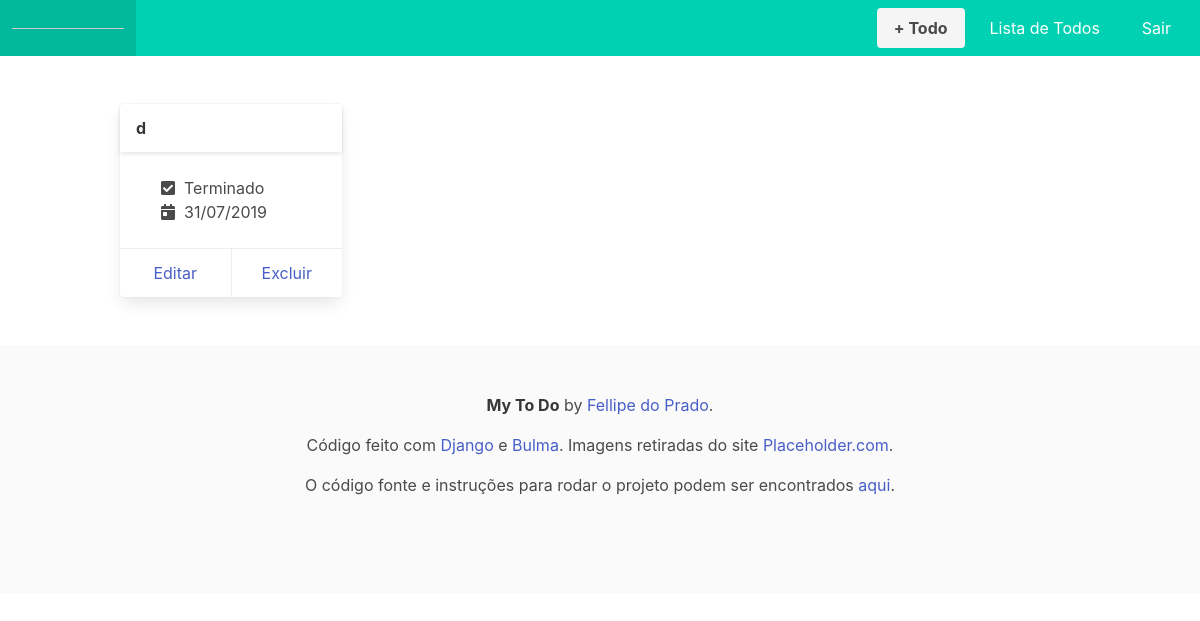
Screenshot of /todos/completed/ (signed in) with the database file from the repository.
### core/models.py (models this page shows, shortened)
class Todo(models.Model):
    task = models.CharField(max_length=100)
    description = models.TextField(blank=True, null=True)
    due_date = models.DateTimeField(blank=True, null=True)
    status = models.CharField(max_length=5,  blank=True, null=True)
    priority = models.CharField(max_length=5,  blank=True, null=True)
    color = models.CharField(max_length=5,  blank=True, null=True)
    user = models.ForeignKey(User, on_delete=models.CASCADE)
    updated_at = models.DateTimeField(auto_now=True)
    created_at = models.DateTimeField(auto_now_add=True)
    def get_status(self):
        status = Status.objects.get(id=self.status)
        return status.name.capitalize()
    def get_formatted_due_date(self):
        if (self.due_date):
            return self.due_date.strftime('%d/%m/%Y')
        else:
            return ''

### status/models.py (models this page shows, shortened)
class Status(models.Model):
    name = models.CharField(max_length=15)

### core/views.py (the view)
# urls.py: path('todos/completed/', todo.completed),
@login_required(login_url='/login/')
def completed(request):
    user = request.user
    todos = Todo.objects.filter(user = user, status = '3')
    return render(request, 'todo_list.html', {'todos': todos})

### templates/todo_list.html (shortened to what this page needs)
{% extends "model-page.html" %}
{% block content %}
<section class="section">
    <div class="container">
        <div class="columns is-multiline">
            {% for todo in todos %}
            <div class="column is-3">
                <div class="card" style="{% if todo.color %} background-color: {{todo.get_color_code}} {% endif %} ">
                    <header class="card-header">
                        <p class="card-header-title">
                            {{todo.task}}
                        </p>
                    </header>
                    <div class="card-content">
                        <ul class="fa-ul">
                            {% if todo.status %}
                            <li><span class="fa-li"><i class="fas fa-check-square"></i></span>{{todo.get_status}}</li>
                            {% endif %}
                            {% if todo.due_date %}
                            <li><span class="fa-li"><i class="fas fa-calendar-day"></i></span>{{todo.get_formatted_due_date}}</li>
                            {% endif %}
                        </ul>
                    </div>
                    <footer class="card-footer">
                        <a href="/todo/add/?id={{todo.id}}" class="card-footer-item">Editar</a>
                        <a href="/todo/delete/{{todo.id}}" class="card-footer-item">Excluir</a>
                    </footer>
                </div>
            </div>
            {% endfor %}
        </div>
    </div>
</section>
{% endblock %}

### rows the page displays
Todo: task "d", get_status "Terminado", get_formatted_due_date "31/07/2019"
